Frame 1 (no input): blank canvas, image omitted
Frame 60 (no input): blank canvas, image omitted
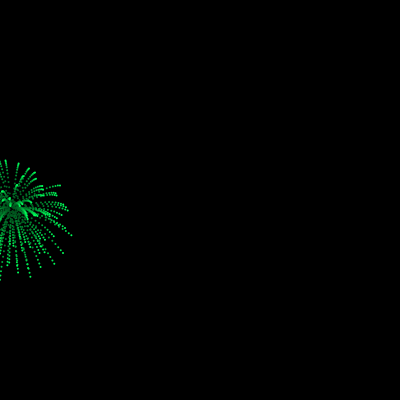
Frame 120 (the mouse pressed at the canvas centre since frame 60)

The p5.js sketch whose frames 1 and 60 were blank and that drew this single picture after the mouse press (run headless with seeded random() and noise() and a simulated clock; from frame 60 on, the mouse is pressed at the canvas centre):

// p5.js sketch
// ── sketch.js
// globals
var fireworks = [];
var gravity;

// constant
const SCREEN_SIZE = 400;

// Setup
function setup() {
  createCanvas(SCREEN_SIZE, SCREEN_SIZE);
  colorMode(HSB);
  gravity = createVector(0, 0.2);
  stroke(255);
  strokeWeight(4);
  background(0);
}
// Draw
function draw(){
  colorMode(RGB);
  background(0, 0, 0, 25);
  if(random(1) < 0.03){
    fireworks.push(new Firework());
  }
  
  for(let i = fireworks.length - 1; i >= 0; i--){
    fireworks[i].update();
    fireworks[i].show();
    
    if(fireworks[i].done()){
      fireworks.splice(i, 1);
    }
  }
}

// Action
// ── firework.js
function Firework(){
  this.hu = random(255);
  this.firework = new Particle(random(width), height, this.hu, true);
  this.exploded = false;
  this.particles = [];
  
  this.done = () => {
    return this.exploded && this.particles.length === 0 ? true : false;
  }
  
  this.update = () => {
    if(!this.exploded) {
      this.firework.applyForce(gravity);
      this.firework.update();
      
      if(this.firework.vel.y >= 0){
        this.exploded = true;
        this.explode();
      }
    }
    
    for(let i = this.particles.length - 1; i >= 0; i--){
      this.particles[i].applyForce(gravity);
      this.particles[i].update();
      if(this.particles[i].done()){this.particles.splice(i, 1);}
    }
  }
  
  this.explode = () => {
    for(let i = 0; i < 100; i++){
      let p = new Particle(this.firework.pos.x, this.firework.pos.y, this.hu, false);
      this.particles.push(p);
    }
  }
  
  this.show = () => {
    if(!this.explode){this.firework.show();}
    for(let i = 0; i < this.particles.length; i++){
      this.particles[i].show();
    }
  }
}
// ── particle.js
function Particle(x, y, hu, firework){
  this.pos = createVector(x, y);
  this.firework = firework;
  this.lifespan = 255;
  this.hu = hu;
  this.acc = createVector(0, 0);
  
  if(this.firework){
    this.vel = createVector(0, random(-12, -8));
  } else {
    this.vel = p5.Vector.random2D();
    this.vel.mult(random(2, 10));
  }
  
  this.applyForce = (force) => {this.acc.add(force);}
  
  this.update = () => {
    if(!this.firework){
      this.vel.mult(0.9);
      this.lifespan -= 4;
    }
    this.vel.add(this.acc);
    this.pos.add(this.vel);
    this.acc.mult(0);
  }
  
  this.done = () => {return this.lifespan < 0 ? true : false;}
  
  this.show = () => {
    colorMode(HSB);
    
    if(!this.firework){
      strokeWeight(2);
      stroke(this.hu, 255, 255, this.lifespan);
    } else {
      strokeWeight(4);
      stroke(this.hu, 255, 255);
    }
    
    point(this.pos.x, this.pos.y);
  }
}
